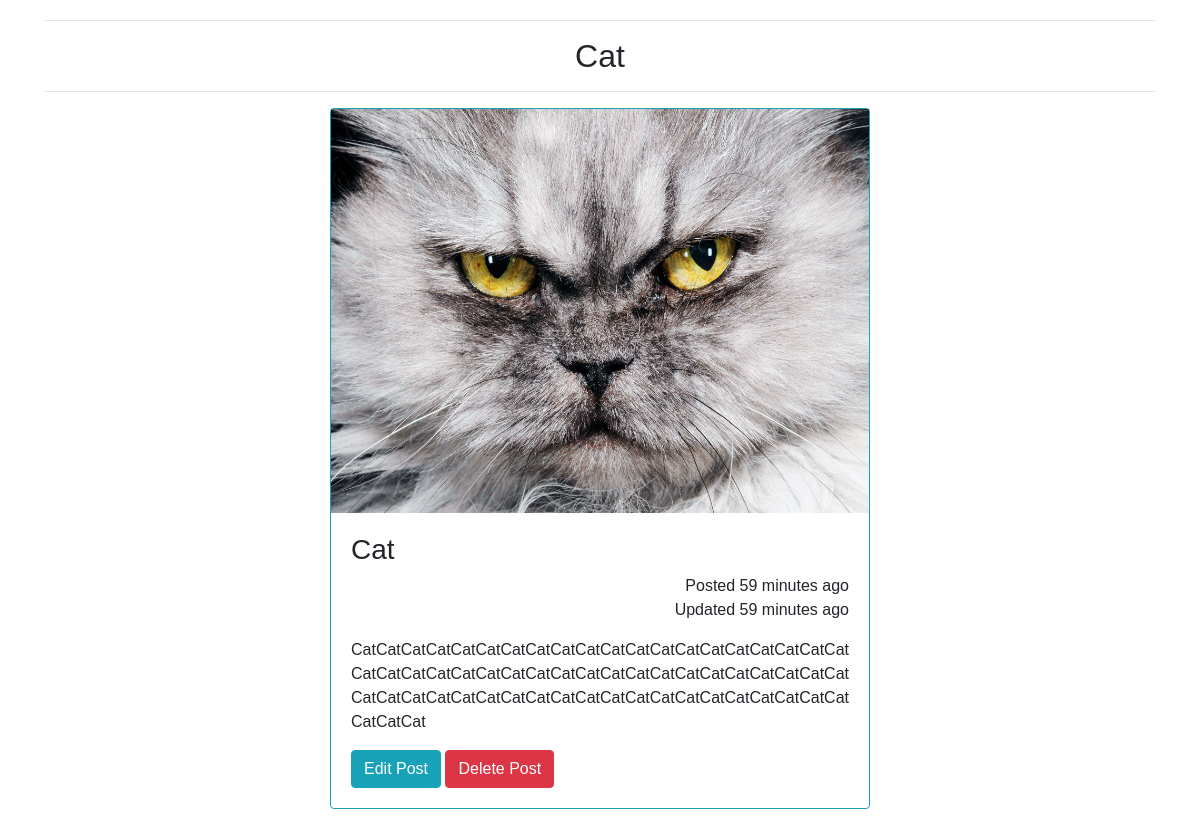
Page /cat/ on the committed database.
### blog/models.py (models this page shows, shortened)
class Post(models.Model):
    title = models.CharField(max_length=100)
    slug = models.SlugField(unique=True)
    content = models.TextField()
    time_stamp = models.DateTimeField(auto_now_add=True)
    updated = models.DateTimeField(auto_now=True)
    image = models.ImageField(blank=True, null=True, width_field="width_field", height_field="height_field", upload_to='images/')
    height_field = models.IntegerField(default=0)
    width_field = models.IntegerField(default=0)

### blog/views.py (the view)
# urls.py: path('<slug>/', views.DetailView.as_view(), name='details'),
class DetailView(generic.DetailView):
    model = Post
    template_name = 'blog/detail.html'
    context_object_name = 'post'

### blog/templates/blog/detail.html (shortened to what this page needs)
{% extends 'blog/base.html' %}
{% block content %}
<div class="container" style="margin-top: 20px;">
    <hr>
    <h2 class="text-center">{{post.title}}</h2>
    <hr>
    <div class="row">
        <div class="col-md-3"></div>
        <div class="col-md-6">
            <div class="card border-info mb-3">
                {% if post.image %}
                    <img src="{{post.image.url}}" class="img-fluid">
                {% endif %}
                <div class="card-body">
                    <h3>{{post.title}}</h3>
                    <p style="text-align: right;">Posted {{post.time_stamp|timesince}} ago</br>Updated {{post.updated|timesince}} ago</p>
                    <p>{{post.content}}</p>
                    <a href="{% url 'blog:update' post.id %}" class="btn btn-info">Edit Post</a>
                    <a href="{% url 'blog:delete' post.id %}" class="btn btn-danger">Delete Post</a>
                </div>
            </div>
        </div>
        <div class="col-md-3"></div>
    </div>
</div>
{% endblock %}

### static/css/index.css (style rules this page uses)
body { font-family: 'Montserrat', sans-serif; }

### rows in the picture
Post: title "Cat", image (picture), time_stamp "59 minutes", updated "59 minutes", content "CatCatCatCatCatCatCatCatCatCatCatCatCatCatCatCatCatCatCatCatCatCatCatCatCatCatCatCatCatCatCatCatCatCatCatCatCatCatCatCatCatCatCatCatCatCatCatCatCatCatCatCatCatCatCatCatCatCatCatCatCatCatCat"
